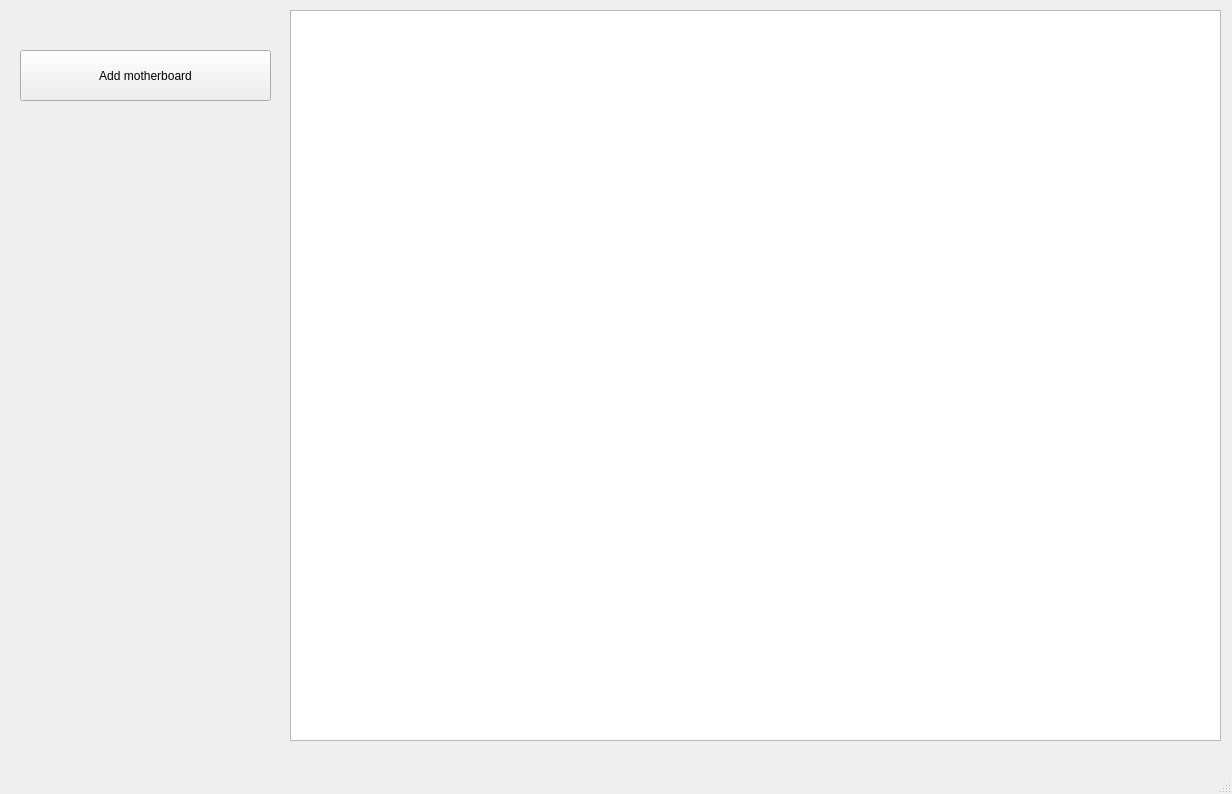
<?xml version="1.0" encoding="UTF-8"?>
<ui version="4.0">
 <class>MainWindow</class>
 <widget class="QMainWindow" name="MainWindow">
  <property name="geometry">
   <rect>
    <x>0</x>
    <y>0</y>
    <width>1232</width>
    <height>794</height>
   </rect>
  </property>
  <property name="windowTitle">
   <string>MainWindow</string>
  </property>
  <widget class="QWidget" name="centralwidget">
   <widget class="QGraphicsView" name="graphicsView">
    <property name="geometry">
     <rect>
      <x>290</x>
      <y>10</y>
      <width>931</width>
      <height>731</height>
     </rect>
    </property>
   </widget>
   <widget class="QPushButton" name="pushButton">
    <property name="geometry">
     <rect>
      <x>20</x>
      <y>50</y>
      <width>251</width>
      <height>51</height>
     </rect>
    </property>
    <property name="text">
     <string>Add motherboard</string>
    </property>
   </widget>
  </widget>
  <widget class="QMenuBar" name="menubar">
   <property name="geometry">
    <rect>
     <x>0</x>
     <y>0</y>
     <width>1232</width>
     <height>22</height>
    </rect>
   </property>
  </widget>
  <widget class="QStatusBar" name="statusbar"/>
 </widget>
 <resources/>
 <connections/>
</ui>
